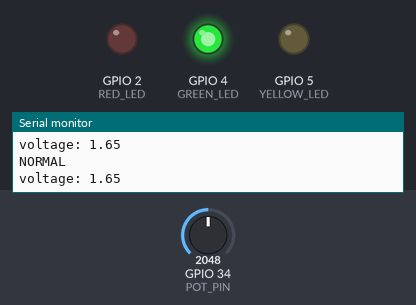
The sketch below on a simulated ESP32. Parts: output pins drawn as LEDs (lit = HIGH), the last lines printed to the serial monitor. The test bench sets the inputs (shaded band); at power-on: GPIO 34 (POT_PIN) = 2048.

Above: at 1.3 s.
1.4 s: GPIO 34 (POT_PIN) set to 1934
2.9 s: GPIO 34 (POT_PIN) set to 1812
At 4.0 s:
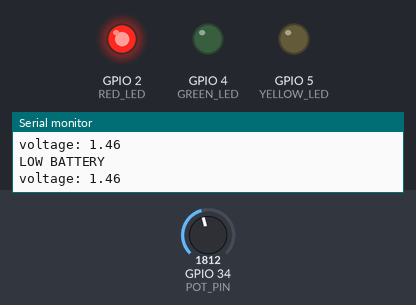
4.5 s: GPIO 34 (POT_PIN) set to 3603
At 5.2 s:
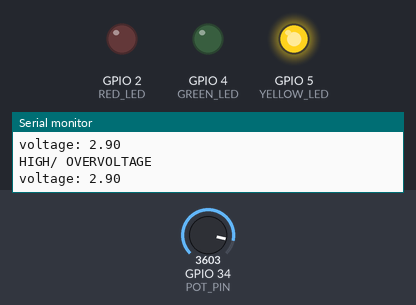
6.0 s: GPIO 34 (POT_PIN) set to 3161
7.5 s: GPIO 34 (POT_PIN) set to 3058
At 8.7 s:
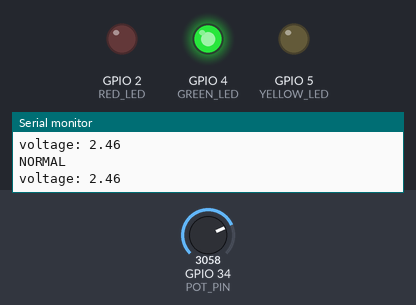
9.0 s: GPIO 34 (POT_PIN) set to 4095
At 9.9 s:
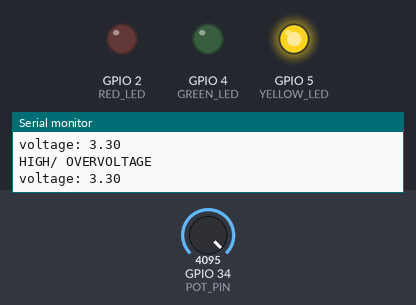
Timing chart, 0 to 11.5 s (numbered marks = the images above; inputs shaded):
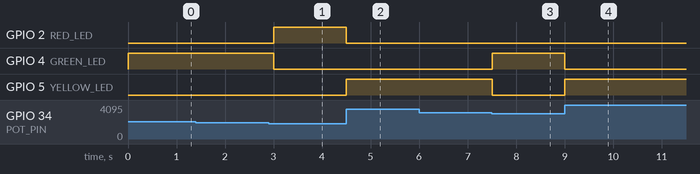

The sketch:

sketch.ino
```cpp
// Battery Level Logic ESP(32)

#define POT_PIN 34
#define RED_LED 2
#define GREEN_LED 4
#define YELLOW_LED 5

float voltage;

void setup() {
  pinMode(RED_LED, OUTPUT);
  pinMode(GREEN_LED, OUTPUT);
  pinMode(YELLOW_LED, OUTPUT);

  Serial.begin(115200);
  Serial.println("=== Battery Level Logic ===");
}

void loop() {

  int raw = analogRead(POT_PIN);

  //convert ADC-> voltage
  voltage = (raw / 4095.0)* 3.3;

  // Reset LEDS
  digitalWrite(RED_LED, LOW);
  digitalWrite(GREEN_LED, LOW);
  digitalWrite(YELLOW_LED, LOW);

  // LOW
  if(voltage < 1.5) {
    digitalWrite(RED_LED, HIGH);
    Serial.println("LOW BATTERY");
  }
  // NORMAL
  else if (voltage <= 2.5) {
    digitalWrite(GREEN_LED, HIGH);
    Serial.println("NORMAL");
  }
  // HIGH
  else{
    digitalWrite(YELLOW_LED, HIGH);
    Serial.println("HIGH/ OVERVOLTAGE");
  }
  Serial.print("voltage: ");
  Serial.println(voltage);

  delay(500);
}
```

Measured:
- the behaviour switches between 1862 and 1861 on GPIO 34 (POT_PIN) (found by bisection; images 0 and 1)
- the behaviour switches between 3103 and 3102 on GPIO 34 (POT_PIN) (found by bisection; images 2 and 3)
- after the input at 2.9 s, GPIO 2 (RED_LED): LOW → HIGH after 0.10 s; GPIO 4 (GREEN_LED): HIGH → LOW after 0.10 s
- after the input at 4.5 s, GPIO 2 (RED_LED): HIGH → LOW at once; GPIO 5 (YELLOW_LED): LOW → HIGH at once
- after the input at 7.5 s, GPIO 4 (GREEN_LED): LOW → HIGH at once; GPIO 5 (YELLOW_LED): HIGH → LOW at once
- after the input at 9.0 s, GPIO 4 (GREEN_LED): HIGH → LOW at once; GPIO 5 (YELLOW_LED): LOW → HIGH at once
